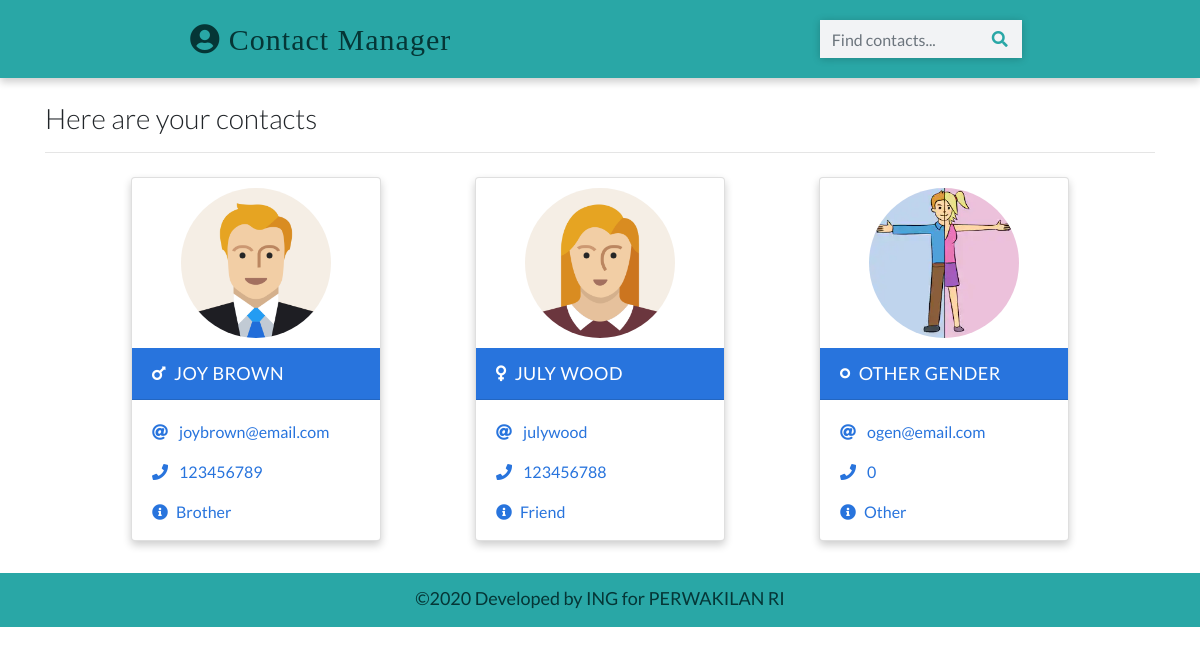
The app's page /, older data.
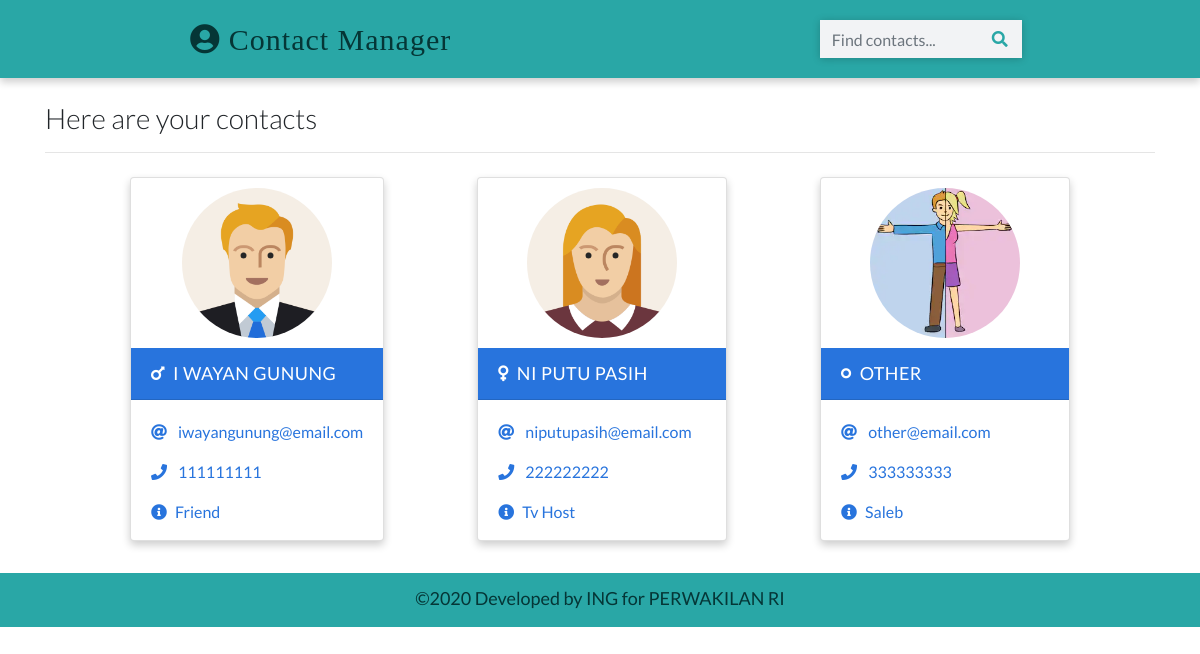
The same page, newer data.
### contacts/models.py (models this page shows, shortened)
class Contact(models.Model):
	name		= models.CharField(max_length=30)
	email		= models.CharField(max_length=100)
	phone		= models.IntegerField()
	info		= models.CharField(max_length=30)
	gender		= models.CharField(max_length=30, choices=(
							('male', 'Male'),
							('female', 'Female'),
							('other', 'Other')))
	image		= models.ImageField(upload_to='images/', blank=True)
	date_added 	= models.DateTimeField(default=datetime.now)

### contacts/views.py (the view)
# urls.py: path('', views.HomePageView.as_view(), name='home'),
class HomePageView(ListView):
	template_name = 'index.html'
	model 		  = Contact
	context_object_name = 'contacts'

### templates/index.html (shortened to what this page needs)
{% extends 'base.html' %}
{% load static %}
{% block content %}
    <div class="container">
      <h3 class="heading font-weight-light">Here are your contacts</h3>
      <hr />
    </div>
    <div class="container main-part">
      {% if contacts %}
        {% for contact in contacts %}
        {% include 'partials/_card.html' %}
        {% endfor %}
      {% else %}
      <p class="d-block font-weight-light my-2 heading">You have not save any contact yet!</p>
      {% endif %}
    </div>
{% endblock content %}

### templates/partials/_card.html
{% load static %}
          {% if contact.gender == 'male' %}
            <div class="card my-2 mx-2 boy-card">
              <img style="border-radius: 50%; margin: 10px auto; width:150px; height: 150px !important;"
                src="{% if contact.image %}
                {{contact.image.url}}
                {% else %}
                {% static 'images/boy.png' %}
                {% endif %}" class="img-fluid" />
              <div class="card-header">
                <a href="{% url 'detail' contact.id %}" class="text-white header-link"
                  ><i class="fas fa-mars mr-2"></i>{{contact.name}}</a
                >
              </div>
              <div class="card-body pb-0">
                <p>
                  <i class="fas fa-at mr-2"></i>
                  <a href="mailto:{{contact.email}}">{{contact.email}}</a>
                </p>
                <p>
                  <i class="fas fa-phone mr-2"></i>
                  <a href="tel:{{contact.phone}}">{{contact.phone}}</a>
                </p>
                <p><i class="fas fa-info-circle mr-2"></i>{{contact.info}}</p>
              </div>
            </div>
          {% elif contact.gender == 'female' %}
            <div class="card my-2 mx-2 boy-card {% if 'detail' in request.path %}mx-auto w-25{% endif %}">
              <img style="border-radius: 50%; margin: 10px auto; width:150px; height: 150px !important;"
                src="{% if contact.image %}
                {{contact.image.url}}
                {% else %}
                {% static 'images/girl.png' %}
                {% endif %}" class="img-fluid" />
              <div class="card-header">
                <a href="{% url 'detail' contact.id %}" class="text-white header-link"
                  ><i class="fas fa-venus mr-2"></i>{{contact.name}}</a
                >
              </div>
              <div class="card-body pb-0">
                <p>
                  <i class="fas fa-at mr-2"></i>
                  <a href="mailto:{{contact.email}}">{{contact.email}}</a>
                </p>
                <p>
                  <i class="fas fa-phone mr-2"></i>
                  <a href="tel:{{contact.phone}}">{{contact.phone}}</a>
                </p>
                <p><i class="fas fa-info-circle mr-2"></i>{{contact.info}}</p>
              </div>
            </div>
          {% else %}
            <div class="card my-2 mx-2 boy-card">
              <img style="border-radius: 50%; margin: 10px auto; width:150px; height: 150px !important;"
                src="{% if contact.image %}
                {{contact.image.url}}
                {% else %}
                {% static 'images/other.png' %}
                {% endif %}" class="img-fluid" />
              <div class="card-header">
                <a href="{% url 'detail' contact.id %}" class="text-white header-link"
                  ><i class="fas fa-genderless mr-2"></i>{{contact.name}}</a
                >
              </div>
              <div class="card-body pb-0">
                <p>
                  <i class="fas fa-at mr-2"></i>
                  <a href="mailto:{{contact.email}}">{{contact.email}}</a>
                </p>
                <p>
                  <i class="fas fa-phone mr-2"></i>
                  <a href="tel:{{contact.phone}}">{{contact.phone}}</a>
                </p>
                <p><i class="fas fa-info-circle mr-2"></i>{{contact.info}}</p>
              </div>
            </div>
          {% endif %}

Row changes from the older to the newer data that the page shows:
removed Contact: name "JOY BROWN", email "joybrown@email.com", phone "123456789", info "Brother"
removed Contact: name "JULY WOOD", email "julywood", phone "123456788", info "Friend"
removed Contact: name "OTHER GENDER", email "ogen@email.com", phone "0", info "Other"
added Contact: name "I WAYAN GUNUNG", email "iwayangunung@email.com", phone "111111111", info "Friend"
added Contact: name "NI PUTU PASIH", email "niputupasih@email.com", phone "222222222", info "Tv Host"
added Contact: name "OTHER", email "other@email.com", phone "333333333", info "Saleb"
